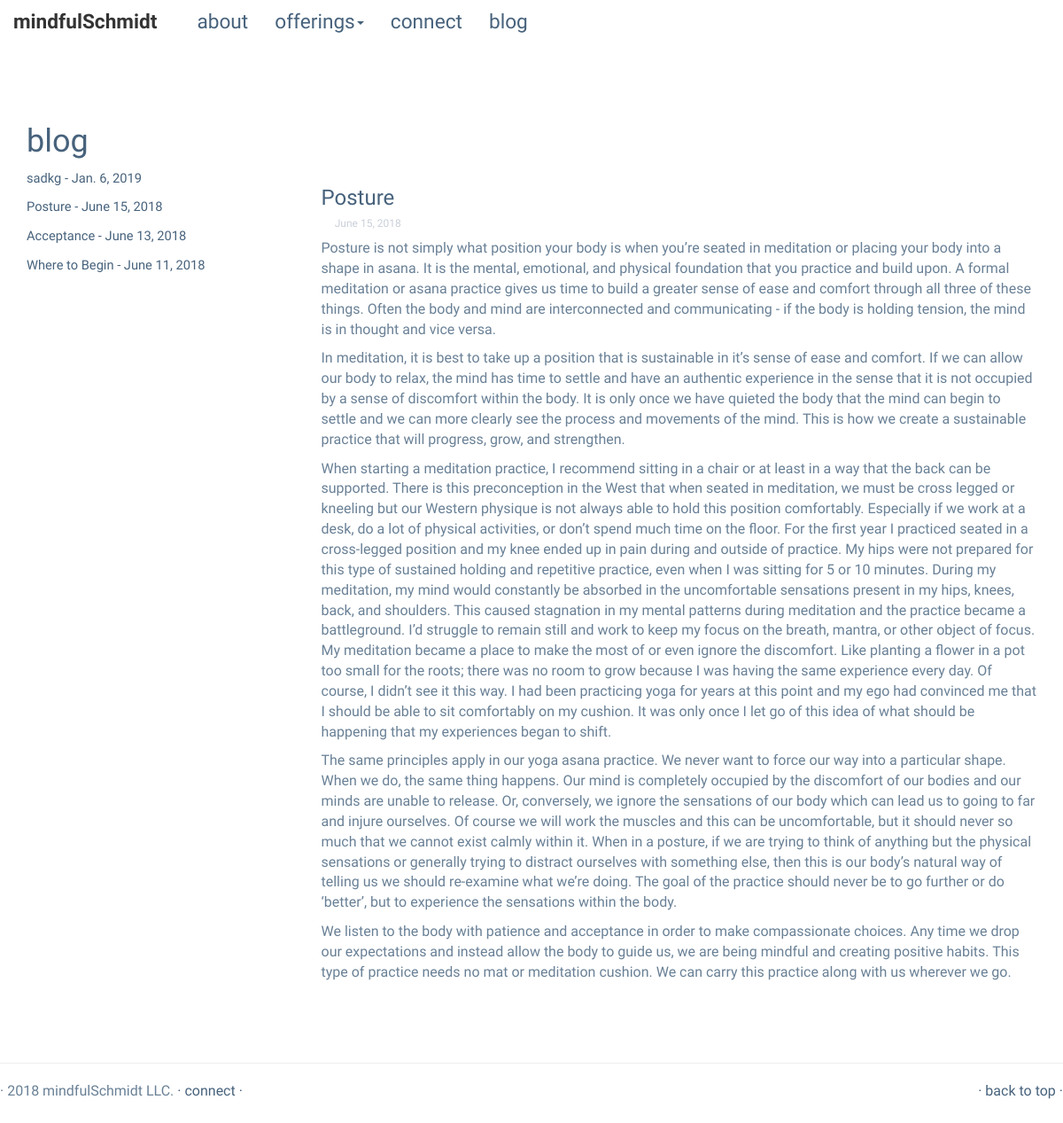
Page /blog/blog/view/posture on the earlier database version.
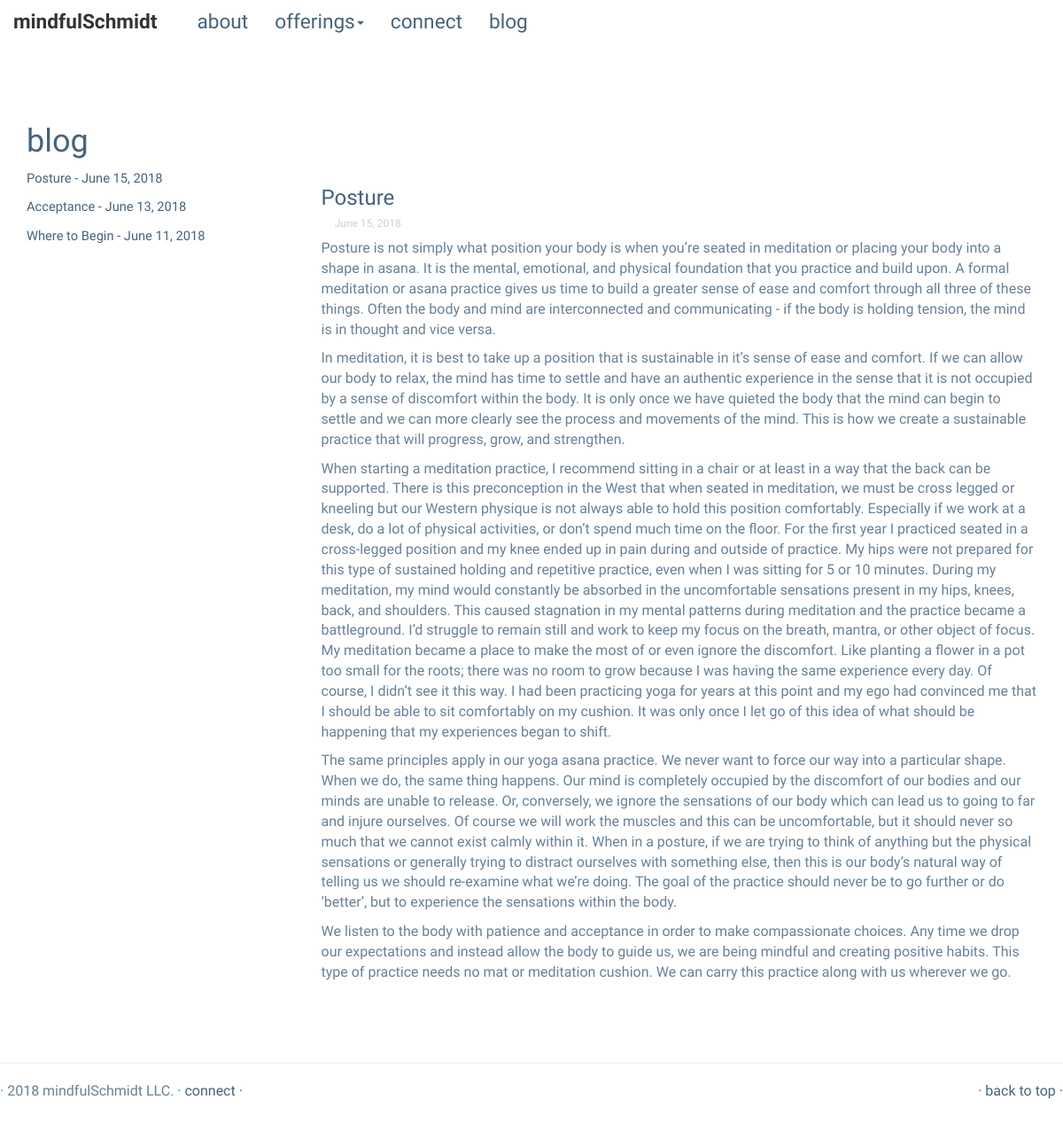
Same page on the later database version.
### blog/models.py (models this page shows, shortened)
class Blog(models.Model):
    title = models.CharField(max_length=100, unique=True)
    slug = models.SlugField(max_length=100, unique=True)
    body = models.TextField()
    posted = models.DateField(db_index=True, auto_now_add=True)

### blog/views.py (the view)
def view_post(request, slug):
	blog_links = list(Blog.objects.all())
	blog_links.reverse()
	return render_to_response('blog/view_post.html', {
		'post': get_object_or_404(Blog, slug=slug),
		'links': blog_links,
	})

### blog/templates/blog/view_post.html
<!DOCTYPE html>
{% extends "app/base.html" %}
    {% block body_block%}
    {% load staticfiles %}
    <div class="container">
      <br><br><br><br><br><br>
      <a href="{% url 'blog:index' %}"><h1>blog</h1></a>
      <div class="row featurette">
        <div class="col-md-9 col-md-push-3">
          <ul>
          {% block content %}
            <h3>{{ post.title }}</h3>
            <h6>  &emsp;   {{ post.posted }}</h6>
            <p>{{ post.body|linebreaks }}</p>
          {% endblock %}
        </ul>
        </div>
        <div class="col-md-3 col-md-pull-9">
            {% for link in links %}
                <p><a href="{{ link.slug }}" id="bloglink">{{ link.title }} - {{ link.posted }}</a></p>
            {% endfor %}
        </div>
      </div>
  </div>
    {% endblock %}

Differences in the rows shown:
removed Blog: title "sadkg", posted "Jan. 6, 2019"
